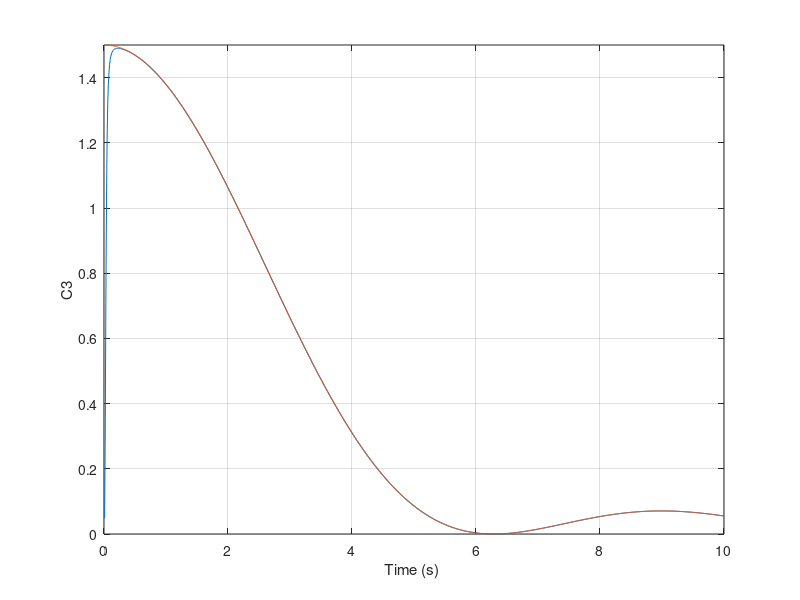
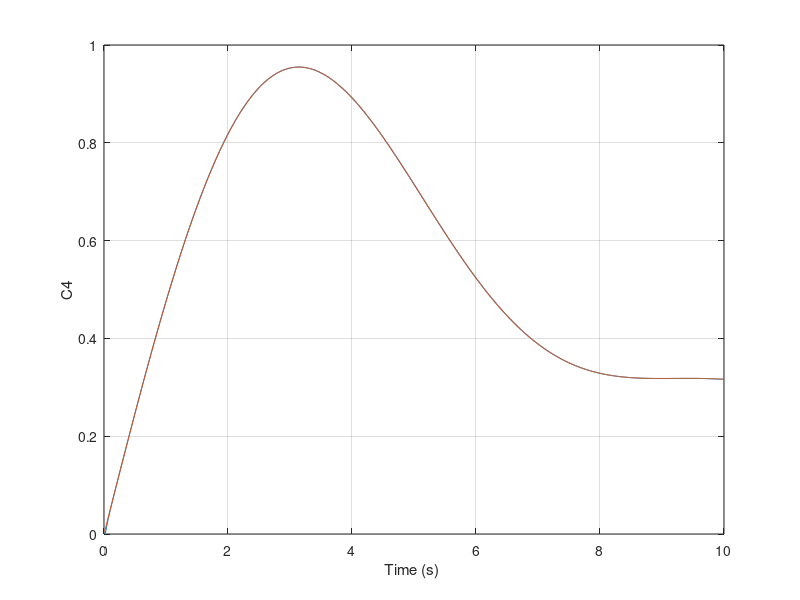

Write MATLAB code to recreate these figures, in order.
clear
W=1;
GAM=.00001;
TF=10;
F=zeros([4,4]);
S=zeros([4,4]);
count=0;
G(1,1)=0;
G(2,1)=-1.;
G(3,1)=0;
G(4,1)=0.;
F(1,2)=1;
F(2,3)=1;
F(3,4)=1.;
F(4,3)=-W*W;
S(1,1)=1;
T=0;
H=.0001;
S1=0;
while ~(T >= (TF-.0001))
	S1=S1+H;
	SOLD=S;
 	STEP=1;
 	FLAG=0;
	while STEP<=1
		if FLAG==1 
			STEP=2;
			HSD=H*SD;
			S=S+HSD;
 			T=T+H;
 		end
 		SF=S*F;
 		GT=G';
 		GTS=GT*S;
 		GAMINV=1./GAM;
 		C=GAMINV*GTS;
 		SFT=SF';
 		CT=C';
 		CTC=CT*C;
 		CTBC=GAM*CTC;
 		SFSFT=SF+SFT;
		SD=SFSFT-CTBC;
		FLAG=1;
	end
	FLAG=0;
	H2=.5*H;
	HSDP=H2*SD;
	SS=SOLD+S;
	SSP=.5*SS;
	S=SSP+HSDP;
 	if S1>=.009999
		S1=0;
		C1=-C(1,1);
		C2=-C(1,2);
		C3=-C(1,3);
		C4=-C(1,4);
		NP=C2*T;
		XNPP=3.;
		C1TH=XNPP/(T*T);
		C2TH=XNPP/T;
		C3TH=XNPP*((1.-cos(W*T))/W^2)/T^2;
		C4TH=XNPP*((W*T-sin(W*T))/W^3)/T^2;
		count=count+1;
		ArrayT(count)=T;
		ArrayC1(count)=C1;
		ArrayC1TH(count)=C1TH;
		ArrayC2(count)=C2;
		ArrayC2TH(count)=C2TH;
		ArrayC3(count)=C3;
		ArrayC3TH(count)=C3TH;
		ArrayC4(count)=C4;
		ArrayC4TH(count)=C4TH;
		ArrayNP(count)=NP;
		ArrayXNPP(count)=XNPP;
	end
end
output=[ArrayT',ArrayC1',ArrayC1TH',ArrayC2',ArrayC2TH',...
	ArrayC3',ArrayC3TH',ArrayC4',ArrayC4TH',ArrayNP',ArrayXNPP'];
save datfil.txt output -ascii
disp 'simulation finished'
clc
figure
plot(ArrayT,ArrayC3,ArrayT,ArrayC3TH),grid
xlabel('Time (s) ')
ylabel('C3')	
axis([0 10 0 1.5])
figure
plot(ArrayT,ArrayC4,ArrayT,ArrayC4TH),grid
xlabel('Time (s) ')
ylabel('C4')	
axis([0 10 0 1])
